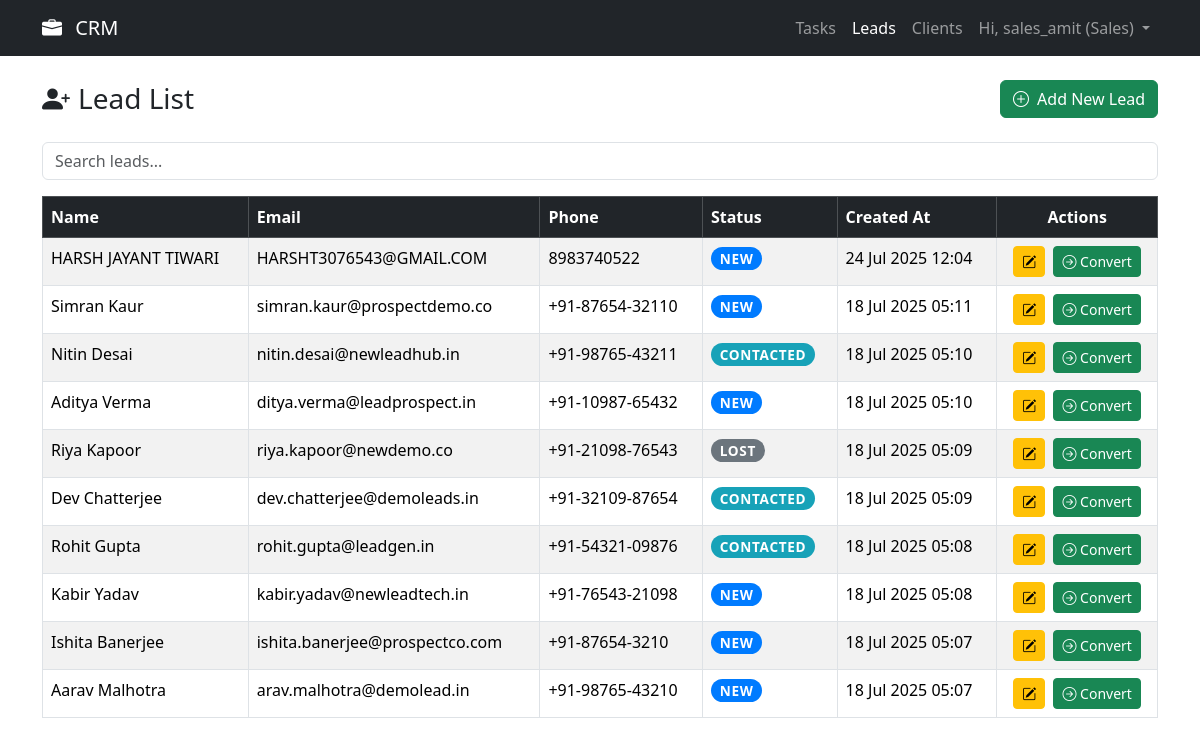
Page /leads/ (signed in) on the committed database.
### crm/models.py (models this page shows)
class Lead(models.Model):
    STATUS_CHOICES = [
        ('new', 'New'),
        ('contacted', 'Contacted'),
        ('converted', 'Converted'),
        ('lost', 'Lost'),
    ]
    name = models.CharField(max_length=100)
    email = models.EmailField()
    phone = models.CharField(max_length=15)
    status = models.CharField(max_length=20, choices=STATUS_CHOICES, default='new')
    created_at = models.DateTimeField(auto_now_add=True)

### crm/views.py (the view)
# urls.py: path('leads/', lead_list, name='lead_list'),
def lead_list(request):
    if 'user_id' not in request.session:
        return redirect('login')
    if request.session['role'] not in ['admin', 'sales']:
        return redirect('home')  # deny access to other roles
    leads = Lead.objects.all().order_by('-created_at')
    return render(request, 'crm/lead_list.html', {'leads': leads})

### crm/templates/crm/lead_list.html (shortened to what this page needs)
{% extends 'crm/base.html' %}
{% block content %}
<div class="d-flex justify-content-between align-items-center mb-4">
    <h3 class="mb-0"><i class="bi bi-person-plus-fill me-2"></i>Lead List</h3>
    <a href="{% url 'add_lead' %}" class="btn btn-success"><i class="bi bi-plus-circle me-2"></i>Add New Lead</a>
</div>
<div class="mb-3">
    <input type="text" id="searchInput" class="form-control" placeholder="Search leads...">
</div>
{% if leads %}
<div class="table-responsive">
    <table class="table table-striped table-hover table-bordered" id="leadTable">
        <thead class="table-dark">
            <tr>
                <th>Name</th>
                <th>Email</th>
                <th>Phone</th>
                <th>Status</th>
                <th>Created At</th>
                <th class="text-center">Actions</th>
            </tr>
        </thead>
        <tbody>
            {% for lead in leads %}
            <tr>
                <td>{{ lead.name }}</td>
                <td>{{ lead.email }}</td>
                <td>{{ lead.phone }}</td>
                <td>
                    <span class="badge rounded-pill
                        {% if lead.status == 'new' %}bg-primary
                        {% elif lead.status == 'contacted' %}bg-info
                        {% elif lead.status == 'converted' %}bg-success
                        {% else %}bg-secondary{% endif %}">
                        {{ lead.status|title }}
                    </span>
                </td>
                <td>{{ lead.created_at|date:"d M Y H:i" }}</td>
                <td class="text-center">
                    <a href="{% url 'edit_lead' lead.id %}" class="btn btn-sm btn-warning me-1" title="Edit Lead"><i class="bi bi-pencil-square"></i></a>
                    {% if request.session.role in 'admin sales' %}
                        <a href="{% url 'convert_lead' lead.id %}" class="btn btn-sm btn-success" title="Convert to Client"
                        onclick="return confirm('Are you sure you want to convert this lead to a client?')"><i class="bi bi-arrow-right-circle"></i> Convert</a>
                    {% endif %}
                </td>
            </tr>
            {% endfor %}
        </tbody>
    </table>
</div>
{% else %}
    <div class="alert alert-info text-center" role="alert">
        <i class="bi bi-info-circle-fill me-2"></i>No leads found. Start by adding a new lead!
    </div>
{% endif %}
{% endblock %}

### crm/templates/crm/lead_list.html (style rules this page uses)
.badge { font-size: 0.85em; padding: 0.35em 0.65em; font-weight: 600; text-transform: uppercase; letter-spacing: 0.05em; }
.badge.rounded-pill { border-radius: 50rem; }
.bg-primary { background-color: #007bff !important; }
.bg-info { background-color: #17a2b8 !important; color: #fff !important; }
.bg-secondary { background-color: #6c757d !important; }

### rows in the picture
Lead: name "HARSH JAYANT TIWARI", email "HARSHT3076543@GMAIL.COM", phone "8983740522", status "NEW", created_at "24 Jul 2025 12:04"
Lead: name "Simran Kaur", email "simran.kaur@prospectdemo.co", phone "+91-87654-32110", status "NEW", created_at "18 Jul 2025 05:11"
Lead: name "Nitin Desai", email "nitin.desai@newleadhub.in", phone "+91-98765-43211", status "CONTACTED", created_at "18 Jul 2025 05:10"
Lead: name "Aditya Verma", email "ditya.verma@leadprospect.in", phone "+91-10987-65432", status "NEW", created_at "18 Jul 2025 05:10"
Lead: name "Riya Kapoor", email "riya.kapoor@newdemo.co", phone "+91-21098-76543", status "LOST", created_at "18 Jul 2025 05:09"
Lead: name "Dev Chatterjee", email "dev.chatterjee@demoleads.in", phone "+91-32109-87654", status "CONTACTED", created_at "18 Jul 2025 05:09"
Lead: name "Rohit Gupta", email "rohit.gupta@leadgen.in", phone "+91-54321-09876", status "CONTACTED", created_at "18 Jul 2025 05:08"
Lead: name "Kabir Yadav", email "kabir.yadav@newleadtech.in", phone "+91-76543-21098", status "NEW", created_at "18 Jul 2025 05:08"
Lead: name "Ishita Banerjee", email "ishita.banerjee@prospectco.com", phone "+91-87654-3210", status "NEW", created_at "18 Jul 2025 05:07"
Lead: name "Aarav Malhotra", email "arav.malhotra@demolead.in", phone "+91-98765-43210", status "NEW", created_at "18 Jul 2025 05:07"

### other values in the picture
{{ request.session.username }} "sales_amit"
{{ request.session.role|title }} "Sales"
